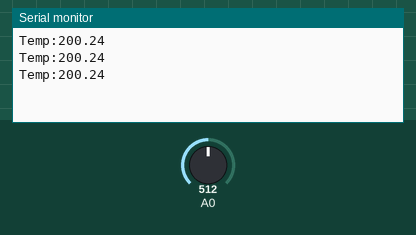
This sketch was run on a simulated Arduino Uno, built with avr-gcc and run on an emulated ATmega328P. On the bench: the last lines printed to the serial monitor. The inputs (shaded band) are chosen by the test bench; at power-on: A0 = 512.

Above: at 1.3 s.
1.4 s: A0 set to 716
At 1.9 s:
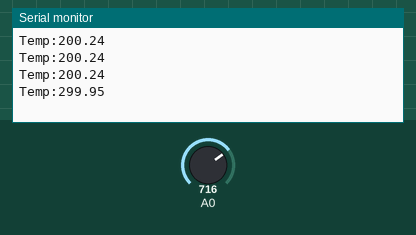
2.9 s: A0 set to 900
At 3.4 s:
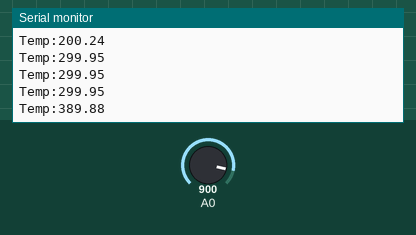
Timing chart, 0 to 5.9 s (numbered marks = the images above; inputs shaded):
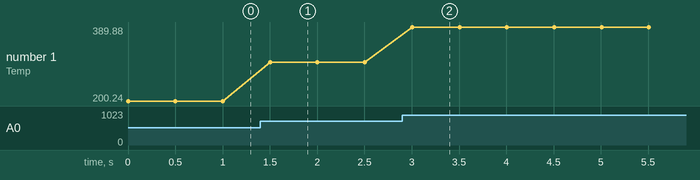

The sketch:

code.ino
```cpp
float readTemperature()
{
    float rawReading = analogRead(A0);
    float vIn = (rawReading / 1023.0) * 5.0;
    float temp = (vIn - 0.5) / 0.01;

    return temp;
}

void setup()
{
    Serial.begin(9600);
}

void loop()
{
    float temp = readTemperature();

    Serial.print("Temp:");
    Serial.println(temp);

    delay(500);
}
```

Measured:
- after the input at 1.4 s, the serial monitor: prints a new line after 0.10 s (image 1)
- after the input at 2.9 s, the serial monitor: prints a new line after 0.10 s (image 2)
- plotted number 1: 200.24 → 299.95 after the input at 1.4 s, 299.95 → 389.88 after the input at 2.9 s
